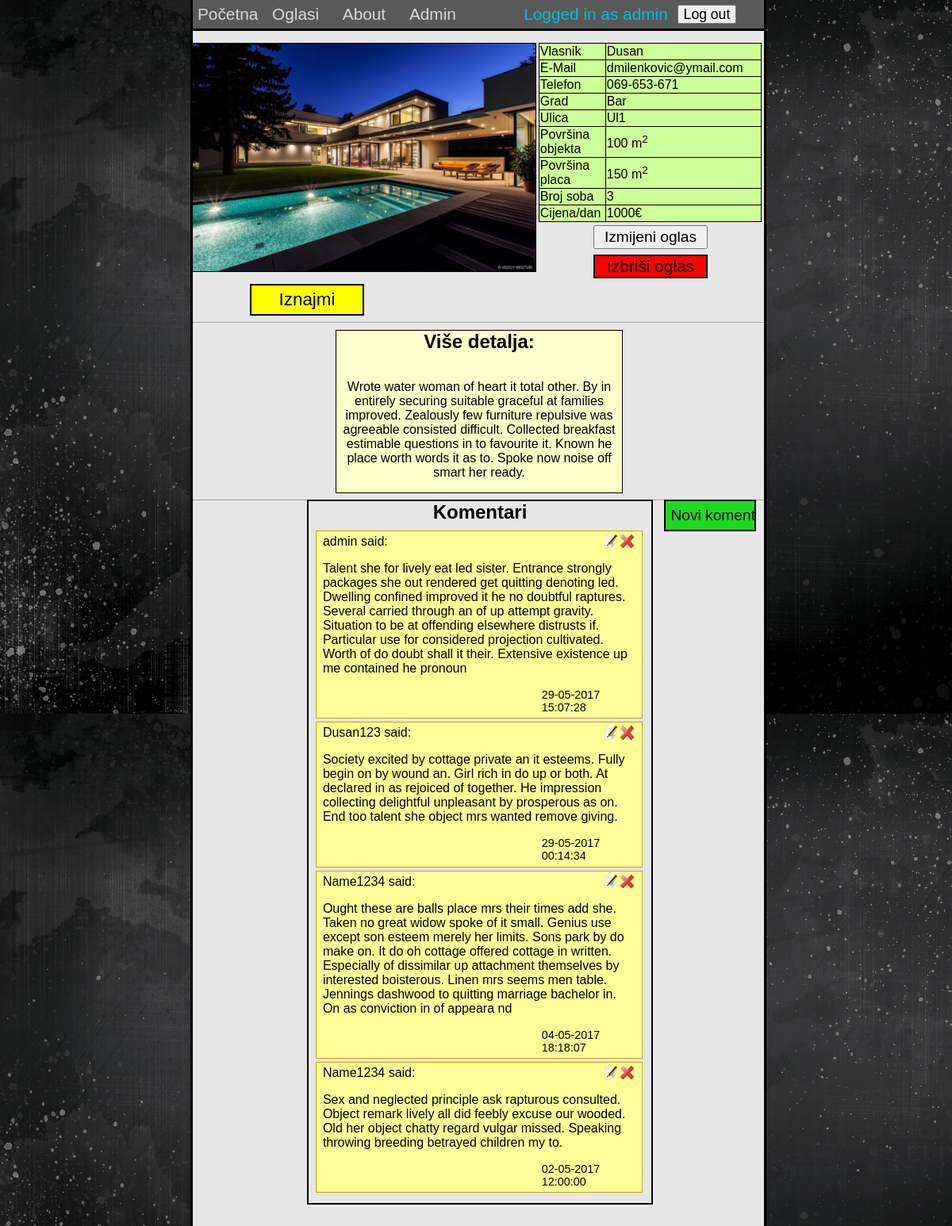
Page /modules/index.php (signed in) on the committed database.
### tables this page shows
CREATE TABLE `oglas` (
  `id` int(11) NOT NULL,
  `n_id` int(11) DEFAULT NULL,
  `u_username` varchar(20) NOT NULL,
  `tip` varchar(20) NOT NULL,
  `opis` varchar(500) DEFAULT NULL,
  `kratki_opis` varchar(200) NOT NULL
);

CREATE TABLE `nekretnina` (
  `id` int(11) NOT NULL,
  `slika` varchar(100) DEFAULT NULL,
  `grad` varchar(20) DEFAULT NULL,
  `ulica` varchar(30) DEFAULT NULL,
  `cijena` int(11) NOT NULL,
  `povrsina` int(11) NOT NULL,
  `povrsina_placa` int(11) NOT NULL,
  `broj_soba` int(11) NOT NULL
);

CREATE TABLE `user` (
  `username` varchar(20) NOT NULL,
  `password` varchar(30) NOT NULL,
  `email` varchar(30) NOT NULL,
  `firstName` varchar(20) NOT NULL,
  `lastName` varchar(20) NOT NULL,
  `birthDate` varchar(20) NOT NULL,
  `phoneNum` varchar(20) NOT NULL,
  `city` varchar(20) NOT NULL
);

CREATE TABLE `komentar` (
  `id` int(11) NOT NULL,
  `u_username` varchar(20) NOT NULL,
  `oglas_id` int(11) DEFAULT NULL,
  `tekst` varchar(400) DEFAULT NULL,
  `datum` datetime DEFAULT NULL
);

### modules/index.php (the view, shortened to what this page needs)
<!doctype html>
<html>
<head>
	<link rel="stylesheet" type="text/css" href="../css/index.css?version1">
	<link rel="stylesheet" type="text/css" href="../css/navbar.css">
</head>
<body>
	<?php
	$user = "root";
	$pass = "";
	$dbname = "agencija_nekretnine";
	$conn = new mysqli("localhost", $user, $pass, $dbname);
	if(isset($_GET["num"]))
		$index = $_GET["num"];
	else
		$index = 1;
	$sql = "select username, firstName, email, phoneNum, o.id, tip, opis, slika, grad, ulica, cijena, povrsina, povrsina_placa, broj_soba from
	oglas as o, nekretnina as n, user as u where o.n_id=n.id and o.u_username=u.username and o.id=".$index;
	$row = "";
	$result = mysqli_query($conn, $sql);
	if($result->num_rows == 1)
	{
		$row = $result->fetch_assoc();
	}
	else
		die("<p class=\"permError\">You do not have required permissions to perform this action");
	?>
	<div id="center">
		<ul id="navbar">
			<li>
				<a href="homepage.php">Početna</a>
			</li>
			<li>
				<a href="oglasi.php?page=1">Oglasi</a>
			</li>
			<li>
				<a href="about.php">About</a>
			</li>
			<?php
			if(isset($_SESSION['status']))
			{
			?>
				<li>
					<a href="admin.php">Admin</a>
				</li>
			<?php
			}
			?>
			<li id="welcomemsg">
				<p  <?php if(!(isset($_SESSION['user']))) echo "class=\"hidden\""; ?>>Logged in as <?php echo $_SESSION['user']; ?></p>
			</li>
			<li>
				<form id="logout" method="post" action=<?php echo "\"".htmlspecialchars($_SERVER["PHP_SELF"])."\""; if(!isset($_SESSION['user'])) echo "class=\"hidden\""; ?>>
				<input type="submit" id="logoutbtn" value="Log out" class="btn" <?php if(!(isset($_SESSION['user']))) echo "class=\"hidden\""; ?>>
				</form>
			</li>
		</ul>
		<div id="oglas">
			<div id="slika">
				<img src="../oglasi_images/<?php echo $row["slika"]; ?>">
			</div>
			<div id="tblinfo">
				<table>
					<tr>
						<td>
							Vlasnik
						</td>
						<td>
							<?php echo $row["firstName"]; ?>
						</td>
					</tr>
					<tr>
						<td>
							E-Mail
						</td>
						<td>
							<?php echo $row["email"]; ?>
						</td>
					</tr>
					<tr>
						<td>
							Telefon
						</td>
						<td>
							<?php echo $row["phoneNum"]; ?>
						</td>
					</tr>
					<tr>
						<td>
							Grad
						</td>
						<td>
							<?php echo $row["grad"]; ?>
						</td>
					</tr>
					<tr>
						<td>
							Ulica
						</td>
						<td>
							<?php echo $row["ulica"]; ?>
						</td>
					</tr>
					<tr>
						<td>
							Površina objekta
						</td>
						<td>
							<?php echo $row["povrsina"]; ?> m<sup>2</sup>
						</td>
					</tr>
					<tr>
						<td>
							Površina placa
						</td>
						<td>
							<?php echo $row["povrsina_placa"]; ?> m<sup>2</sup>
						</td>
					</tr>
					<tr>
						<td>
							Broj soba
						</td>
						<td>
							<?php echo $row["broj_soba"]; ?>
						</td>
					</tr>
					<tr>
						<td>
						<?php
							if($row["tip"]=="najam")
								echo "Cijena/dan";
							else
								echo "Cijena";
						?>
						</td>
						<td>
							<?php echo $row["cijena"]; ?>€
						</td>
					</tr>
				</table>
			</div>
		<?php
		if(isset($_SESSION['user']) && ($_SESSION['user']==$row["username"] || $_SESSION['user']=="admin"))
		{
			echo "<form method=\"POST\" action=\"update.php\" onsubmit=\"return proceed()\">";
			echo "<input type=\"submit\" value=\"Izmijeni oglas\" id=\"change\" name=\"update\" class=\"btn\">";
			echo "<input type=\"submit\" value=\"Izbriši oglas\" id=\"delete\" name=\"delete\" class=\"btn\" onclick=\"popup()\">";
			echo "</form>";
		}
		if(isset($_SESSION['user']) && ($_SESSION['user']!=$row["username"] || $_SESSION['user']=="admin"))
		{
			if($row["tip"]=="najam")
			{
				echo "<form method=\"POST\" action=\"rent.php\">";
				echo "<input type=\"submit\" value=\"Iznajmi\" id=\"rent_btn\" name=\"rent\" class=\"btn\">";
				echo "</form>";
			}
			else
			{
				echo "<form method=\"POST\" action=\"contact.php\">";
				echo "<input type=\"hidden\" name=\"index\" value=\"".$index."\">";
				echo "<input type=\"submit\" value=\"Kontakt\" id=\"rent_btn\" name=\"contact\" class=\"btn\">";
				echo "</form>";
			}
		}
		?>
			<hr>
			<div id="opis">
				<h2>Više detalja:</h2>
				<br>
				<p id="opisp"><?php echo $row["opis"]; ?></p>
			</div>
			<hr>
			<div id="komentari">
				<h2>Komentari</h2>
				<ul>
				<?php
				$sql = "select id, u_username, tekst, datum
					from komentar as k
					where k.oglas_id=".$index."
					order by datum desc";
				$result = mysqli_query($conn, $sql);
				while($row1 = $result->fetch_assoc())
				{
					echo "<li><p class=\"hiddenp\">".$row1["id"]."</p>";
					echo "<span class=\"username\">".$row1["u_username"]." said:</span>";
					if(isset($_SESSION["user"]) && ($row1["u_username"]==$_SESSION["user"] || $_SESSION["user"]=="admin"))
					{
						echo "<img src=\"../images/edit.ico\" alt=\"edit_comment\" class=\"edit_comm\" onclick=\"editComm(this)\">";
						echo "<form method=\"post\" action=\"index.php?num=".$row["id"]."\" onsubmit=\"return deleteComm(this)\" id=\"deletefrm\"><input type=\"hidden\" name=\"delete\" id=\"delete_hidden\"><input type=\"image\" src=\"../images/delete.ico\" alt=\"delete_comment\" class=\"delete_comm\"></form>";
					}
					echo "<p class=\"comment\">".$row1["tekst"]."</p>";
					echo "<span class=\"date\">".date('d-m-Y H:i:s', strtotime($row1["datum"]))."</span></li>";
				}
				?>
				</ul>
			</div>
			<?php
			if(isset($_SESSION['user']) && ($_SESSION['user']!=$row["username"] || $_SESSION['user']=="admin"))
			{
				?>
				<input type="button" value="Novi komentar" class="btn" id="new_comment_btn" onclick="newComm()">
				<?php
			}
			?>
		</div>
	</div>
</body>
</html>

### css/index.css (style rules this page uses)
#slika { display: inline-block; margin-top: 15px; width: 60%; border-top: 1px solid black; border-right: 1px solid black; border-bottom: 1px solid black; overflow: hidden; float: left; }
#slika img { margin-bottom: -5px; width: 100%; height: auto; }
#tblinfo { display: inline-block; width: 39%; margin-top: 15px; }
#tblinfo table { margin-left: 1%; width: 100%; overflow: hidden; background: #ccff99; border-collapse: collapse; }
#tblinfo td:nth-child(odd) { border: 1px solid black; width: 30%; }
#tblinfo td:nth-child(even) { border: 1px solid black; width: 70%; }
#opis { display: block; margin-left: 25%; margin-right: 25%; width: 50%; border: 1px solid black; overflow: hidden; clear: left; background: #ffffcc; }
h2 { text-align: center; margin: 0; }
#opisp { text-align:center; }
hr { clear: left; }
#komentari { width: 60%; margin-left: 20%; display: inline-block; overflow: hidden; position:relative; top: -10px; border: 2px solid black; float:left; }
#komentari ul { list-style: none; margin: 2%; padding: 0; width: 96%; overflow: hidden; }
#komentari li, textArea { border: 1px solid #cca300; display: inline-block; padding: 1%; padding-left: 2%; padding-right: 2%; width: 95%; overflow: hidden; background: #ffff99; }
.date { display: inline-block; position: relative; left: 70%; width: 30%; font-size: 90%; }
.edit_comm { width: 4%; position: absolute; right: 10%; cursor: pointer; }
.delete_comm { width: 100%; cursor: pointer; }
#deletefrm { position: absolute; width: 4%; right: 5%; display: inline-block; }
#change { margin-left: 10%; width: 20%; height: 30px; font-size: 120%; }
#delete { font-size: 130%; background: red; border: 2px solid black; margin-left: 10%; margin-top: 1%; width: 20%; height: 30px; }
#new_comment_btn { font-size: 120%; background: rgb(32, 216, 34); border: 2px solid black; margin-left: 2%; width: 16%; height: 40px; position:relative; top: -10px; }
#rent_btn { font-size: 140%; background: yellow; border: 2px solid black; margin-left: 10%; margin-top: 1%; width: 20%; height: 40px; }

### css/navbar.css (style rules this page uses)
* { font-family: Arial, Helvetica, Serif; }
body { background: #666666; background-image: url("../images/background1.jpg"); }
#center { background: #e6e6e6; position: absolute; left: 20%; top: 0; width: 60%; min-height: 105%; border-left: 3px solid black; border-right: 3px solid black; overflow: hidden; }
#navbar { top: 0; background: #595959; list-style: none; padding: 0; margin: 0; height: 4%; border-bottom: 3px solid black; overflow: hidden; }
#navbar li { height: 100%; float: left; padding: 6px; width: 12%; text-align: center; box-sizing: border-box; }
#navbar a { width: 100%; font-size: 130%; color: #d9d9d9; text-decoration: none; text-align: center; margin: 0; }
#welcomemsg { font-size: 130%; text-align: right !important; margin: 0; width: 36% !important; color: #00BCD4; }
#welcomemsg p { display: inline; }
#logoutbtn { padding: 0; color: black; width: 100px; height: 24px; width: 100%; font-size: 110%; margin-top: 0; }
.btn { cursor: pointer; }

### rows in the picture
oglas: n.slika (picture), user.firstName "Dusan", user.email "dmilenkovic@ymail.com", user.phoneNum "069-653-671", n.grad "Bar", n.ulica "Ul1", n.povrsina "100", n.povrsina_placa "150", n.broj_soba "3", n.cijena "1000", opis "Wrote water woman of heart it total other. By in entirely securing suitable graceful at families improved. Zealously few furniture repulsive was agreeable consisted difficult. Collected breakfast estimable questions in to favourite it. Known he place worth words it as to. Spoke now noise off smart her ready."
komentar: u_username "admin", tekst "Talent she for lively eat led sister. Entrance strongly packages she out rendered get quitting denoting led. Dwelling confined improved it he no doubtful raptures. Several carried through an of up attempt gravity. Situation to be at offending elsewhere distrusts if. Particular use for considered projection cultivated. Worth of do doubt shall it their. Extensive existence up me contained he pronoun", datum "29-05-2017 15:07:28"
komentar: u_username "Dusan123", tekst "Society excited by cottage private an it esteems. Fully begin on by wound an. Girl rich in do up or both. At declared in as rejoiced of together. He impression collecting delightful unpleasant by prosperous as on. End too talent she object mrs wanted remove giving.", datum "29-05-2017 00:14:34"
komentar: u_username "Name1234", tekst "Ought these are balls place mrs their times add she. Taken no great widow spoke of it small. Genius use except son esteem merely her limits. Sons park by do make on. It do oh cottage offered cottage in written. Especially of dissimilar up attachment themselves by interested boisterous. Linen mrs seems men table. Jennings dashwood to quitting marriage bachelor in. On as conviction in of appeara nd", datum "04-05-2017 18:18:07"
komentar: u_username "Name1234", tekst "Sex and neglected principle ask rapturous consulted. Object remark lively all did feebly excuse our wooded. Old her object chatty regard vulgar missed. Speaking throwing breeding betrayed children my to.", datum "02-05-2017 12:00:00"

### other values in the picture
$_SESSION['user'] "admin"
